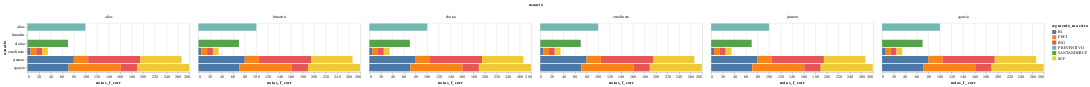

The code cell stored with this chart in its notebook:
### Code cell
alt.Chart().mark_bar().encode(
    x="notas_f_corr:Q",
    y="usuario",
    color="segmento_maestra:N"
).properties(height=200, width=400)

alt.layer(bars).facet(column=alt.Column('usuario'), data=notas)

### Figure 1 — Vega-Lite specification as saved in the notebook (floating-point values rounded to 4 significant figures)
{"config": {"view": {"continuousWidth": 400, "continuousHeight": 300}}, "data": {"name": "data-ebd97ad0f3756408f0ec2050c936693c"}, "facet": {"column": {"type": "nominal", "field": "usuario"}}, "spec": {"layer": [{"mark": "bar", "encoding": {"color": {"type": "nominal", "field": "segmento_maestra"}, "x": {"type": "quantitative", "field": "notas_f_corr", "stack": "zero"}, "y": {"type": "nominal", "field": "usuario"}}}], "data": {"name": "data-ebd97ad0f3756408f0ec2050c936693c"}}, "$schema": "https://vega.github.io/schema/vega-lite/v4.8.1.json", "datasets": {"data-ebd97ad0f3756408f0ec2050c936693c": [{"usuario": "alias", "segmento_maestra": "PREVENTIVO", "usuario_segmento": "aliasPREVENTIVO", "tasa_horaria": 1.0, "sum": 0.0, "count": 0.0, "eficacias": 30.0, "horas_trabajadas": 150.0, "factor_corrector": 1.0, "h_trab_seg": 150.0, "cobros_hora": 0.0, "eficacia_hora": 0.2, "suma_notas": 0.2, "max": 100, "min": 20, "max_seg": 0.2, "min_seg": 0.2, "range_seg": 0.0, "notas_f_corr": 100.0}, {"usuario": "emolinero", "segmento_maestra": "BI", "usuario_segmento": "emolineroBI", "tasa_horaria": 0.6, "sum": 280.0, "count": 3.0, "eficacias": 0.0, "horas_trabajadas": 105.0, "factor_corrector": 0.8, "h_trab_seg": 63.0, "cobros_hora": 4.4, "eficacia_hora": 0.0, "suma_notas": 4.4, "max": 80, "min": 5, "max_seg": 11.4, "min_seg": 4.4, "range_seg": 7.0, "notas_f_corr": 5.0}, {"usuario": "emolinero", "segmento_maestra": "FECI", "usuario_segmento": "emolineroFECI", "tasa_horaria": 0.0, "sum": 120.0, "count": 2.0, "eficacias": 0.0, "horas_trabajadas": 105.0, "factor_corrector": 0.8, "h_trab_seg": 5.2, "cobros_hora": 22.9, "eficacia_hora": 0.0, "suma_notas": 22.9, "max": 90, "min": 10, "max_seg": 110.5, "min_seg": 22.9, "range_seg": 87.6, "notas_f_corr": 10.0}, {"usuario": "emolinero", "segmento_maestra": "ING", "usuario_segmento": "emolineroING", "tasa_horaria": 0.3, "sum": 310.0, "count": 2.0, "eficacias": 0.0, "horas_trabajadas": 105.0, "factor_corrector": 0.8, "h_trab_seg": 31.5, "cobros_hora": 9.8, "eficacia_hora": 0.0, "suma_notas": 9.8, "max": 90, "min": 10, "max_seg": 60.5, "min_seg": 9.8, "range_seg": 50.6, "notas_f_corr": 10.0}, {"usuario": "emolinero", "segmento_maestra": "SCF", "usuario_segmento": "emolineroSCF", "tasa_horaria": 0.0, "sum": 0.0, "count": 0.0, "eficacias": 0.0, "horas_trabajadas": 105.0, "factor_corrector": 0.8, "h_trab_seg": 5.2, "cobros_hora": 0.0, "eficacia_hora": 0.0, "suma_notas": 0.0, "max": 90, "min": 10, "max_seg": 89.5, "min_seg": 0.0, "range_seg": 89.5, "notas_f_corr": 10.0}, {"usuario": "jramon", "segmento_maestra": "BI", "usuario_segmento": "jramonBI", "tasa_horaria": 0.6, "sum": 800.0, "count": 2.0, "eficacias": 0.0, "horas_trabajadas": 107.5, "factor_corrector": 0.8, "h_trab_seg": 69.9, "cobros_hora": 11.4, "eficacia_hora": 0.0, "suma_notas": 11.4, "max": 80, "min": 5, "max_seg": 11.4, "min_seg": 4.4, "range_seg": 7.0, "notas_f_corr": 80.0}, {"usuario": "jramon", "segmento_maestra": "FECI", "usuario_segmento": "jramonFECI", "tasa_horaria": 0.1, "sum": 420.0, "count": 2.0, "eficacias": 0.0, "horas_trabajadas": 107.5, "factor_corrector": 0.8, "h_trab_seg": 10.8, "cobros_hora": 39.1, "eficacia_hora": 0.0, "suma_notas": 39.1, "max": 90, "min": 10, "max_seg": 110.5, "min_seg": 22.9, "range_seg": 87.6, "notas_f_corr": 24.8}, {"usuario": "jramon", "segmento_maestra": "ING", "usuario_segmento": "jramonING", "tasa_horaria": 0.2, "sum": 1300.0, "count": 4.0, "eficacias": 0.0, "horas_trabajadas": 107.5, "factor_corrector": 0.8, "h_trab_seg": 21.5, "cobros_hora": 60.5, "eficacia_hora": 0.0, "suma_notas": 60.5, "max": 90, "min": 10, "max_seg": 60.5, "min_seg": 9.8, "range_seg": 50.6, "notas_f_corr": 90.0}, {"usuario": "jramon", "segmento_maestra": "SCF", "usuario_segmento": "jramonSCF", "tasa_horaria": 0.0, "sum": 370.0, "count": 4.0, "eficacias": 0.0, "horas_trabajadas": 107.5, "factor_corrector": 0.8, "h_trab_seg": 5.4, "cobros_hora": 68.8, "eficacia_hora": 0.0, "suma_notas": 68.8, "max": 90, "min": 10, "max_seg": 89.5, "min_seg": 0.0, "range_seg": 89.5, "notas_f_corr": 71.5}, {"usuario": "sgarcia", "segmento_maestra": "BI", "usuario_segmento": "sgarciaBI", "tasa_horaria": 0.7, "sum": 780.0, "count": 4.0, "eficacias": 0.0, "horas_trabajadas": 105.0, "factor_corrector": 0.8, "h_trab_seg": 73.5, "cobros_hora": 10.6, "eficacia_hora": 0.0, "suma_notas": 10.6, "max": 80, "min": 5, "max_seg": 11.4, "min_seg": 4.4, "range_seg": 7.0, "notas_f_corr": 71.0}, {"usuario": "sgarcia", "segmento_maestra": "FECI", "usuario_segmento": "sgarciaFECI", "tasa_horaria": 0.0, "sum": 580.0, "count": 3.0, "eficacias": 0.0, "horas_trabajadas": 105.0, "factor_corrector": 0.8, "h_trab_seg": 5.2, "cobros_hora": 110.5, "eficacia_hora": 0.0, "suma_notas": 110.5, "max": 90, "min": 10, "max_seg": 110.5, "min_seg": 22.9, "range_seg": 87.6, "notas_f_corr": 90.0}, {"usuario": "sgarcia", "segmento_maestra": "ING", "usuario_segmento": "sgarciaING", "tasa_horaria": 0.2, "sum": 450.0, "count": 3.0, "eficacias": 0.0, "horas_trabajadas": 105.0, "factor_corrector": 0.8, "h_trab_seg": 21.0, "cobros_hora": 21.4, "eficacia_hora": 0.0, "suma_notas": 21.4, "max": 90, "min": 10, "max_seg": 60.5, "min_seg": 9.8, "range_seg": 50.6, "notas_f_corr": 28.3}, {"usuario": "sgarcia", "segmento_maestra": "SCF", "usuario_segmento": "sgarciaSCF", "tasa_horaria": 0.0, "sum": 470.0, "count": 4.0, "eficacias": 0.0, "horas_trabajadas": 105.0, "factor_corrector": 0.8, "h_trab_seg": 5.2, "cobros_hora": 89.5, "eficacia_hora": 0.0, "suma_notas": 89.5, "max": 90, "min": 10, "max_seg": 89.5, "min_seg": 0.0, "range_seg": 89.5, "notas_f_corr": 90.0}, {"usuario": "bmartin", "segmento_maestra": "SANTANDERCF", "usuario_segmento": "bmartinSANTANDERCF", "tasa_horaria": 1.0, "sum": 30.0, "count": 1.0, "eficacias": 0.0, "horas_trabajadas": 140.0, "factor_corrector": 1.0, "h_trab_seg": 140.0, "cobros_hora": 0.2, "eficacia_hora": 0.0, "suma_notas": 0.2, "max": 70, "min": 0, "max_seg": 4.0, "min_seg": 0.2, "range_seg": 3.8, "notas_f_corr": 0.0}, {"usuario": "eloina", "segmento_maestra": "SANTANDERCF", "usuario_segmento": "eloinaSANTANDERCF", "tasa_horaria": 1.0, "sum": 600.0, "count": 1.0, "eficacias": 0.0, "horas_trabajadas": 150.0, "factor_corrector": 1.0, "h_trab_seg": 150.0, "cobros_hora": 4.0, "eficacia_hora": 0.0, "suma_notas": 4.0, "max": 70, "min": 0, "max_seg": 4.0, "min_seg": 0.2, "range_seg": 3.8, "notas_f_corr": 70.0}]}}
